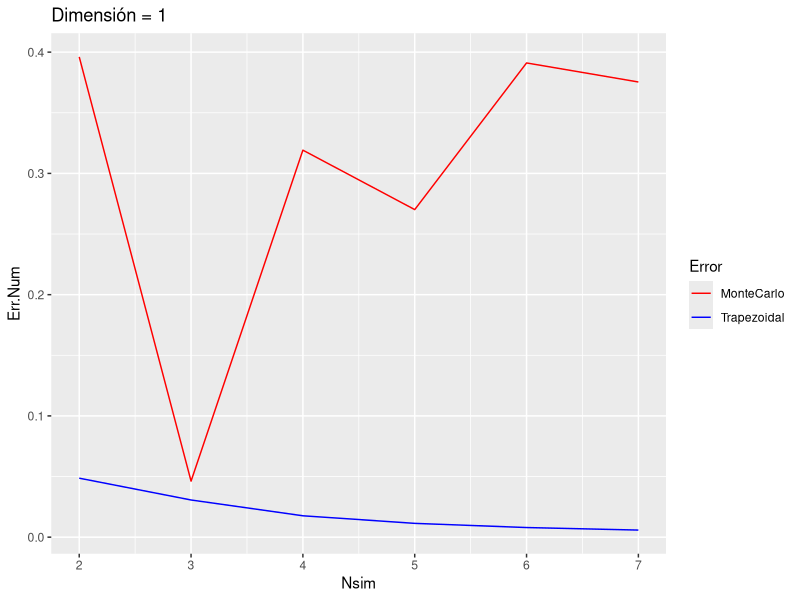
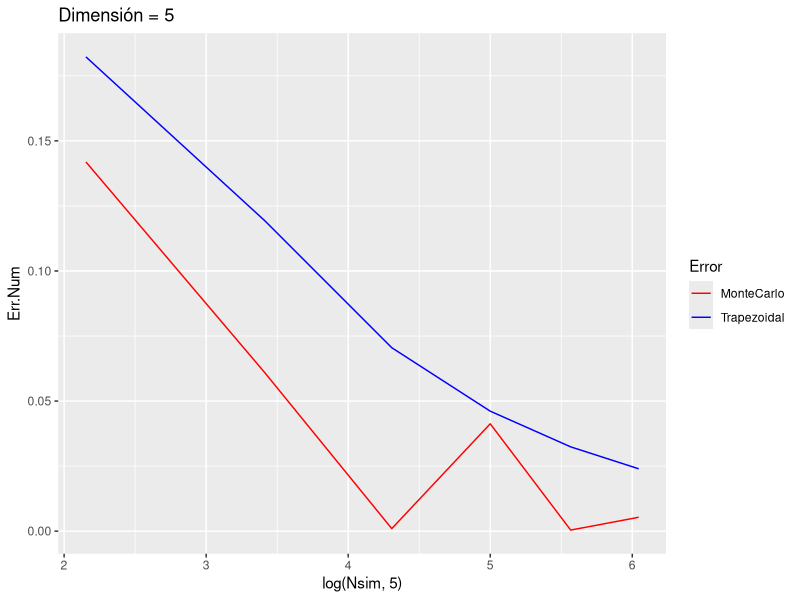

These figures' R source, in order:
rm(list=ls())
options(digits=4)
set.seed(1011)
res <- data.frame() #used to store results

trapezoid <- function(N, a, b, FUN){
  #FUN is the function for integrate: R^di --> R
  #a,b are dim-dimensional vectors specifying the limits of integration
  dim <- length(a)
  x <- seq(a[1], b[1], (b[1]-a[1])/N)
  if(dim == 1){
    fi <- sapply(x, FUN)
  } else{
    fi <- sapply(x, function(x){
      trapezoid(N, a[-1], b[-1], function(y) FUN(c(x,y)))
    })
  }
  return(((b[1]-a[1])/(2*N))*sum(fi[-1]+fi[-(N+1)]))
}

mc.intervals <- function(phi, N, x.dens=runif, alpha=0.05){
  
  results.list <- lapply(N, function(nsim){
    x <- sapply(FUN=x.dens, nsim)
    phiX <- sapply(x, phi)
    estim <- mean(phiX)
    S2 <- var(phiX)
    quant <- qnorm(alpha/2, lower.tail = F)
    int.upper <- estim + sqrt(S2/nsim)*quant
    int.lower <- estim - sqrt(S2/nsim)*quant
    return(data.frame(N=nsim, Estimate=estim, LI=int.lower, UI=int.upper))
  })
}

#different dimensions sizes
for(m in c(1,5)){
  real.value <- (pnorm(2)-pnorm(-2))^m
  #different partition sizes (trapezoid)/nsim (monteCarlo)
  for(N in 2:7){ #recall trapezoid needs nsim=N^m points
    FUN <- function(x) (2*pi)^(-m/2)*exp((-1/2)*t(x)%*%x)
    a <- rep(-2,m)
    b <- rep(2, m)
    estim.num <- trapezoid(N, a, b, FUN)
    #X.dens must be a list of m-dimensional vector of Unif(-2,2)
    X.dens <- function(nsim) replicate(nsim, runif(m, -2,2), simplify=F)
    Phi <- function(x) (4^m)*FUN(x)
    #For M^c we evaluate in N^m points instead, so that it is comparable
    estim.MC <- data.frame(mc.intervals(Phi, N^m, X.dens))
    res.temp <- data.frame(Dim=m, Nsim = N^m, Real = real.value, Num=estim.num,
                           Err.Num = abs(estim.num - real.value),
                           MC = estim.MC$Estimate,
                           MC.LI = estim.MC$LI, MC.UI=estim.MC$UI,
                           Err.MC=abs(estim.MC$Estimate-real.value)
                          )
    res <- rbind(res, res.temp)
  }
}
res

require(ggplot2)
ggplot(subset(res, Dim==1), aes(x=Nsim)) +
  geom_line(aes(y=Err.Num, colour="Trapezoidal")) +
  geom_line(aes(y=Err.MC, colour="MonteCarlo")) +
  scale_colour_manual("Error", values=c("red", "blue")) +
  ggtitle("Dimensión = 1")

ggplot(subset(res, Dim==5), aes(x=log(Nsim,5))) +
  geom_line(aes(y=Err.Num, colour="Trapezoidal")) +
  geom_line(aes(y=Err.MC, colour ="MonteCarlo")) +
  scale_colour_manual("Error", values=c("red", "blue")) +
  ggtitle("Dimensión = 5")


